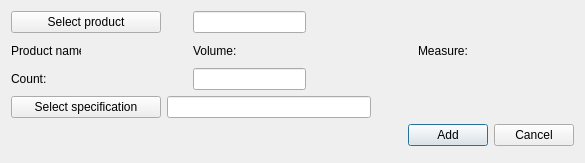
<?xml version="1.0" encoding="UTF-8"?>
<ui version="4.0">
 <class>CreateSpecList</class>
 <widget class="QDialog" name="CreateSpecList">
  <property name="geometry">
   <rect>
    <x>0</x>
    <y>0</y>
    <width>585</width>
    <height>163</height>
   </rect>
  </property>
  <property name="windowTitle">
   <string>Create/Update product in specification list</string>
  </property>
  <property name="locale">
   <locale language="English" country="UnitedStates"/>
  </property>
  <property name="modal">
   <bool>false</bool>
  </property>
  <layout class="QGridLayout" name="gridLayout">
   <property name="leftMargin">
    <number>11</number>
   </property>
   <property name="topMargin">
    <number>11</number>
   </property>
   <property name="rightMargin">
    <number>11</number>
   </property>
   <property name="bottomMargin">
    <number>17</number>
   </property>
   <item row="1" column="0">
    <widget class="QLabel" name="prodNameLb">
     <property name="minimumSize">
      <size>
       <width>70</width>
       <height>0</height>
      </size>
     </property>
     <property name="maximumSize">
      <size>
       <width>70</width>
       <height>16777215</height>
      </size>
     </property>
     <property name="text">
      <string>Product name:</string>
     </property>
    </widget>
   </item>
   <item row="1" column="5">
    <widget class="QLabel" name="measurePh">
     <property name="minimumSize">
      <size>
       <width>100</width>
       <height>0</height>
      </size>
     </property>
     <property name="font">
      <font>
       <family>Times New Roman</family>
       <pointsize>12</pointsize>
       <weight>75</weight>
       <italic>true</italic>
       <bold>true</bold>
      </font>
     </property>
     <property name="text">
      <string/>
     </property>
    </widget>
   </item>
   <item row="1" column="4">
    <widget class="QLabel" name="measureLb">
     <property name="text">
      <string>Measure:</string>
     </property>
    </widget>
   </item>
   <item row="1" column="2">
    <widget class="QLabel" name="volumeLb">
     <property name="minimumSize">
      <size>
       <width>70</width>
       <height>0</height>
      </size>
     </property>
     <property name="maximumSize">
      <size>
       <width>70</width>
       <height>16777215</height>
      </size>
     </property>
     <property name="text">
      <string>Volume:</string>
     </property>
    </widget>
   </item>
   <item row="1" column="3">
    <widget class="QLabel" name="volumePh">
     <property name="minimumSize">
      <size>
       <width>100</width>
       <height>0</height>
      </size>
     </property>
     <property name="font">
      <font>
       <family>Times New Roman</family>
       <pointsize>12</pointsize>
       <weight>75</weight>
       <italic>true</italic>
       <bold>true</bold>
      </font>
     </property>
     <property name="text">
      <string/>
     </property>
    </widget>
   </item>
   <item row="1" column="1">
    <widget class="QLabel" name="prodNamePh">
     <property name="minimumSize">
      <size>
       <width>100</width>
       <height>0</height>
      </size>
     </property>
     <property name="font">
      <font>
       <family>Times New Roman</family>
       <pointsize>12</pointsize>
       <weight>75</weight>
       <italic>true</italic>
       <bold>true</bold>
      </font>
     </property>
     <property name="text">
      <string/>
     </property>
    </widget>
   </item>
   <item row="4" column="0" colspan="6">
    <layout class="QHBoxLayout" name="horizontalLayout">
     <item>
      <spacer name="horizontalSpacer">
       <property name="orientation">
        <enum>Qt::Horizontal</enum>
       </property>
       <property name="sizeHint" stdset="0">
        <size>
         <width>40</width>
         <height>20</height>
        </size>
       </property>
      </spacer>
     </item>
     <item>
      <widget class="QPushButton" name="addBtn">
       <property name="text">
        <string>Add</string>
       </property>
      </widget>
     </item>
     <item>
      <widget class="QPushButton" name="cancelBtn">
       <property name="text">
        <string>Cancel</string>
       </property>
      </widget>
     </item>
    </layout>
   </item>
   <item row="3" column="0" colspan="6">
    <widget class="QWidget" name="editSectionWgt" native="true">
     <layout class="QGridLayout" name="gridLayout_3">
      <property name="leftMargin">
       <number>0</number>
      </property>
      <property name="topMargin">
       <number>0</number>
      </property>
      <property name="rightMargin">
       <number>0</number>
      </property>
      <property name="bottomMargin">
       <number>0</number>
      </property>
      <item row="0" column="1">
       <widget class="QLineEdit" name="specEdit">
        <property name="text">
         <string/>
        </property>
        <property name="readOnly">
         <bool>true</bool>
        </property>
       </widget>
      </item>
      <item row="0" column="0">
       <widget class="QPushButton" name="specBtn">
        <property name="minimumSize">
         <size>
          <width>150</width>
          <height>0</height>
         </size>
        </property>
        <property name="text">
         <string>Select specification</string>
        </property>
       </widget>
      </item>
      <item row="0" column="2">
       <spacer name="horizontalSpacer_2">
        <property name="orientation">
         <enum>Qt::Horizontal</enum>
        </property>
        <property name="sizeHint" stdset="0">
         <size>
          <width>40</width>
          <height>20</height>
         </size>
        </property>
       </spacer>
      </item>
     </layout>
    </widget>
   </item>
   <item row="2" column="0" colspan="2">
    <widget class="QLabel" name="countLb">
     <property name="minimumSize">
      <size>
       <width>150</width>
       <height>0</height>
      </size>
     </property>
     <property name="text">
      <string>Count:</string>
     </property>
    </widget>
   </item>
   <item row="0" column="0" colspan="2">
    <widget class="QPushButton" name="productBtn">
     <property name="maximumSize">
      <size>
       <width>150</width>
       <height>16777215</height>
      </size>
     </property>
     <property name="text">
      <string>Select product</string>
     </property>
    </widget>
   </item>
   <item row="0" column="2">
    <widget class="QLineEdit" name="productEdit">
     <property name="readOnly">
      <bool>true</bool>
     </property>
    </widget>
   </item>
   <item row="2" column="2">
    <widget class="QLineEdit" name="countEdit">
     <property name="toolTip">
      <string>&lt;html&gt;&lt;head/&gt;&lt;body&gt;&lt;p&gt;For example: 10.5&lt;/p&gt;&lt;/body&gt;&lt;/html&gt;</string>
     </property>
    </widget>
   </item>
  </layout>
 </widget>
 <tabstops>
  <tabstop>productBtn</tabstop>
  <tabstop>countEdit</tabstop>
  <tabstop>specBtn</tabstop>
  <tabstop>addBtn</tabstop>
  <tabstop>cancelBtn</tabstop>
  <tabstop>productEdit</tabstop>
  <tabstop>specEdit</tabstop>
 </tabstops>
 <resources/>
 <connections/>
</ui>
